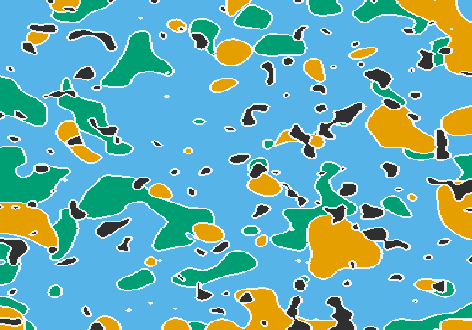

Here is the Python script that generated this plot:
"""panel_seg —— 像素级相分割结果(40x28 mm, 满幅无边距).

ListedColormap(PHASE_COLORS) 渲染 phase, 叠加 find_boundaries(mode="thin")
细白色相界 (alpha=0.9)。相场来自共享 field.make_field(), 与其他面板同一视场。
"""
import os
import sys
sys.path.insert(0, os.path.dirname(os.path.dirname(os.path.abspath(__file__))))

import matplotlib
matplotlib.use("Agg")

import numpy as np
import matplotlib.pyplot as plt
from matplotlib.colors import ListedColormap
from skimage.segmentation import find_boundaries

from field import make_field, PHASE_COLORS

W_MM, H_MM = 40.0, 28.0

phase, _ = make_field()

# 相界: thin 模式, 单像素宽
bnd = find_boundaries(phase, mode="thin")
overlay = np.zeros(phase.shape + (4,), dtype=float)
overlay[bnd] = (1.0, 1.0, 1.0, 0.9)

fig = plt.figure(figsize=(W_MM / 25.4, H_MM / 25.4))
ax = fig.add_axes([0, 0, 1, 1])
ax.axis("off")

ax.imshow(phase, cmap=ListedColormap(PHASE_COLORS), vmin=0, vmax=3,
          interpolation="nearest", aspect="auto")
ax.imshow(overlay, interpolation="nearest", aspect="auto")

fig.savefig("panels/panel_seg.png", dpi=300)
